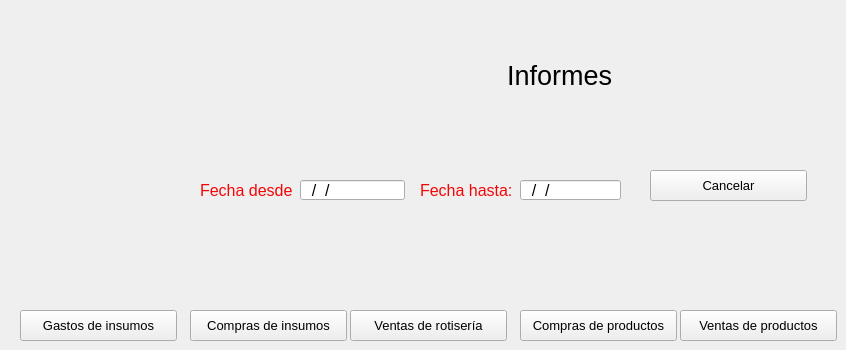
    <widget class="QWidget" name="infomes">
     <property name="windowTitle">
      <string>Informes</string>
     </property>
     <widget class="QPushButton" name="buttonventasinf">
      <property name="geometry">
       <rect>
        <x>680</x>
        <y>310</y>
        <width>157</width>
        <height>31</height>
       </rect>
      </property>
      <property name="font">
       <font>
        <pointsize>10</pointsize>
       </font>
      </property>
      <property name="styleSheet">
       <string notr="true">color: rgb(0, 0, 0);</string>
      </property>
      <property name="text">
       <string>Ventas de productos</string>
      </property>
     </widget>
     <widget class="QPushButton" name="buttoncomprasinf">
      <property name="geometry">
       <rect>
        <x>520</x>
        <y>310</y>
        <width>157</width>
        <height>31</height>
       </rect>
      </property>
      <property name="font">
       <font>
        <pointsize>10</pointsize>
       </font>
      </property>
      <property name="styleSheet">
       <string notr="true">color: rgb(0, 0, 0);</string>
      </property>
      <property name="text">
       <string>Compras de productos</string>
      </property>
     </widget>
     <widget class="QPushButton" name="buttoncancelarinf">
      <property name="geometry">
       <rect>
        <x>650</x>
        <y>170</y>
        <width>157</width>
        <height>31</height>
       </rect>
      </property>
      <property name="font">
       <font>
        <pointsize>10</pointsize>
       </font>
      </property>
      <property name="styleSheet">
       <string notr="true">color: rgb(0, 0, 0);</string>
      </property>
      <property name="text">
       <string>Cancelar</string>
      </property>
     </widget>
     <widget class="QPushButton" name="buttonrotiseriainf">
      <property name="geometry">
       <rect>
        <x>350</x>
        <y>310</y>
        <width>157</width>
        <height>31</height>
       </rect>
      </property>
      <property name="font">
       <font>
        <pointsize>10</pointsize>
       </font>
      </property>
      <property name="styleSheet">
       <string notr="true">color: rgb(0, 0, 0);</string>
      </property>
      <property name="text">
       <string>Ventas de rotisería</string>
      </property>
     </widget>
     <widget class="QLineEdit" name="linefechad">
      <property name="geometry">
       <rect>
        <x>300</x>
        <y>180</y>
        <width>105</width>
        <height>20</height>
       </rect>
      </property>
      <property name="font">
       <font>
        <pointsize>12</pointsize>
       </font>
      </property>
      <property name="focusPolicy">
       <enum>Qt::StrongFocus</enum>
      </property>
      <property name="styleSheet">
       <string notr="true">color: rgb(0, 0, 0);</string>
      </property>
      <property name="inputMask">
       <string>##/##/####; </string>
      </property>
     </widget>
     <widget class="QLabel" name="lblfechad">
      <property name="geometry">
       <rect>
        <x>200</x>
        <y>180</y>
        <width>92</width>
        <height>20</height>
       </rect>
      </property>
      <property name="font">
       <font>
        <pointsize>12</pointsize>
       </font>
      </property>
      <property name="styleSheet">
       <string notr="true">color: rgb(242, 7, 7);</string>
      </property>
      <property name="text">
       <string>Fecha desde:</string>
      </property>
     </widget>
     <widget class="QLineEdit" name="linefechah">
      <property name="geometry">
       <rect>
        <x>520</x>
        <y>180</y>
        <width>101</width>
        <height>20</height>
       </rect>
      </property>
      <property name="font">
       <font>
        <pointsize>12</pointsize>
       </font>
      </property>
      <property name="styleSheet">
       <string notr="true">color: rgb(0, 0, 0);</string>
      </property>
      <property name="inputMask">
       <string>##/##/####; </string>
      </property>
      <property name="text">
       <string>//</string>
      </property>
     </widget>
     <widget class="QLabel" name="lblfechah">
      <property name="geometry">
       <rect>
        <x>420</x>
        <y>180</y>
        <width>92</width>
        <height>20</height>
       </rect>
      </property>
      <property name="font">
       <font>
        <pointsize>12</pointsize>
       </font>
      </property>
      <property name="styleSheet">
       <string notr="true">color: rgb(242, 7, 7);</string>
      </property>
      <property name="text">
       <string>Fecha hasta:</string>
      </property>
     </widget>
     <widget class="QLabel" name="label_36">
      <property name="geometry">
       <rect>
        <x>250</x>
        <y>10</y>
        <width>251</width>
        <height>101</height>
       </rect>
      </property>
      <property name="text">
       <string/>
      </property>
      <property name="pixmap">
       <pixmap>logos/logo3.png</pixmap>
      </property>
     </widget>
     <widget class="QLabel" name="label_37">
      <property name="geometry">
       <rect>
        <x>507</x>
        <y>60</y>
        <width>111</width>
        <height>31</height>
       </rect>
      </property>
      <property name="font">
       <font>
        <pointsize>20</pointsize>
       </font>
      </property>
      <property name="text">
       <string>Informes</string>
      </property>
     </widget>
     <widget class="QPushButton" name="buttonciinf">
      <property name="geometry">
       <rect>
        <x>190</x>
        <y>310</y>
        <width>157</width>
        <height>31</height>
       </rect>
      </property>
      <property name="font">
       <font>
        <pointsize>10</pointsize>
       </font>
      </property>
      <property name="styleSheet">
       <string notr="true">color: rgb(0, 0, 0);</string>
      </property>
      <property name="text">
       <string>Compras de insumos</string>
      </property>
     </widget>
     <widget class="QPushButton" name="buttongiinf">
      <property name="geometry">
       <rect>
        <x>20</x>
        <y>310</y>
        <width>157</width>
        <height>31</height>
       </rect>
      </property>
      <property name="font">
       <font>
        <pointsize>10</pointsize>
       </font>
      </property>
      <property name="styleSheet">
       <string notr="true">color: rgb(0, 0, 0);</string>
      </property>
      <property name="text">
       <string>Gastos de insumos</string>
      </property>
     </widget>
    </widget>
